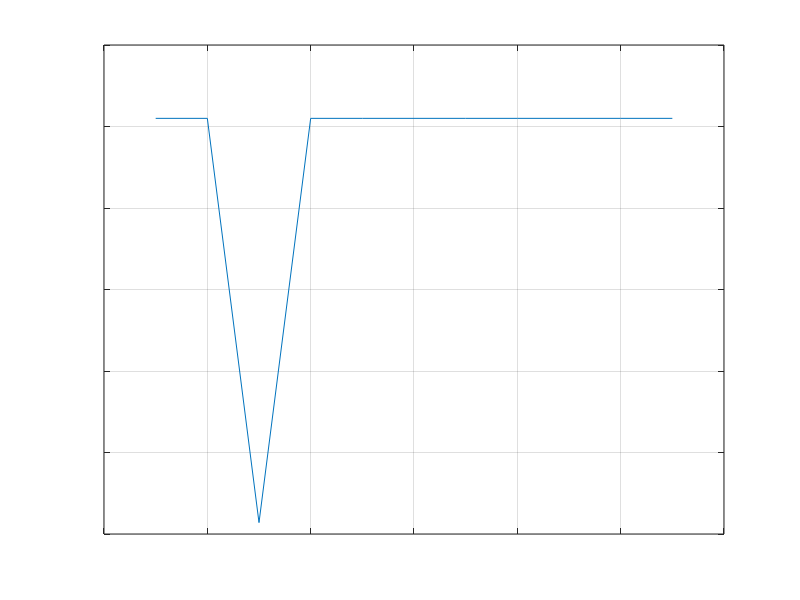

Reproduce this figure in MATLAB.

s=100;
x=[-5:5];
y=uint8([0 0 0 0 0 0 0 0 0 0 0]);
while s
    y=circshift(y,-1);
    y(11)=uint8(128*10*rand);             %lee un valor del puerto le puse un random para generar bytes de prueba
    plot(x,y);
    drawnow
    grid on;
    yticklabels({})%sin valores en los ejes
    xticklabels({})
    s=s-1;
end